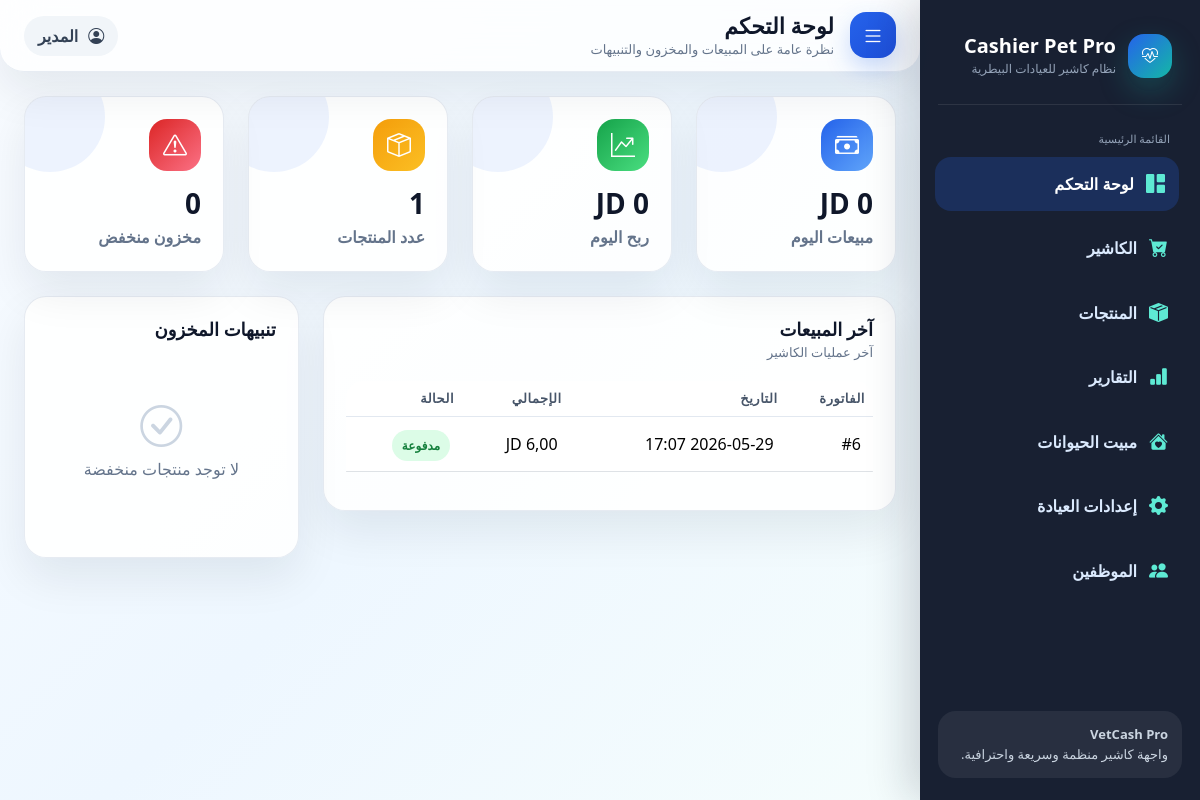
Before: /dashboard/ (signed in) with the older database file.
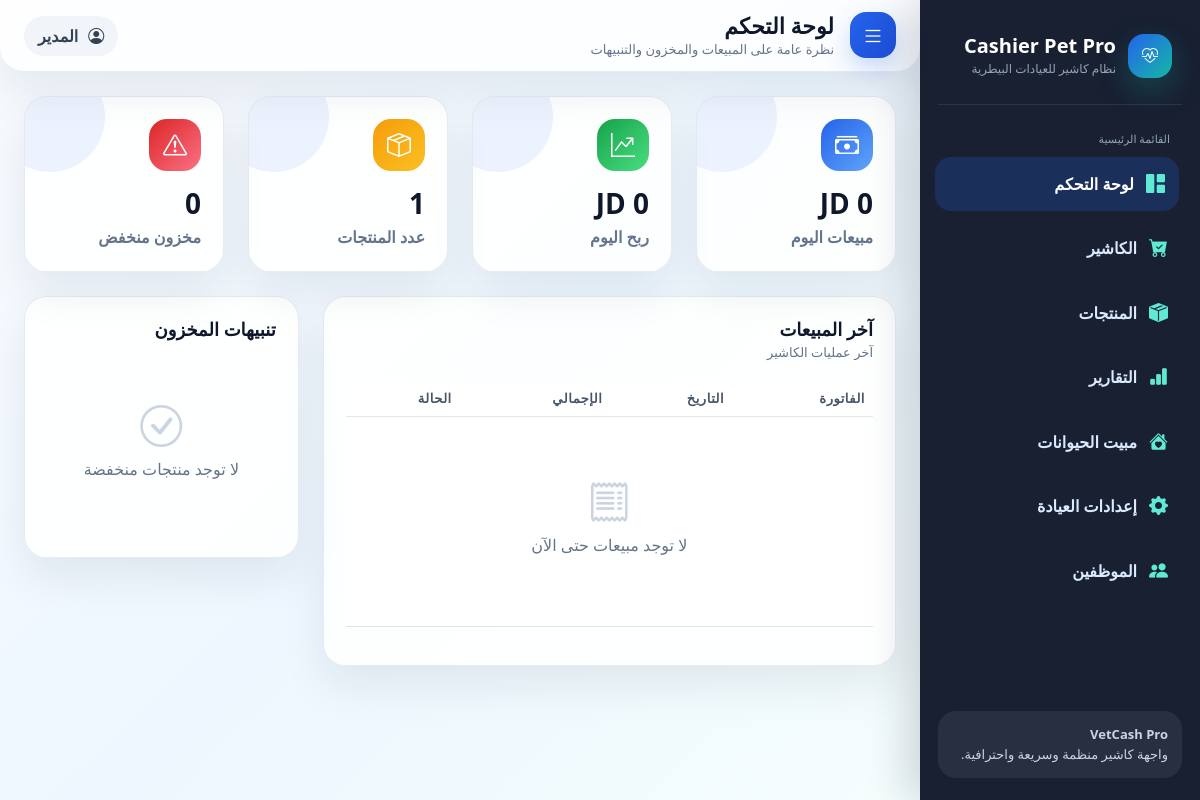
After: the same page with the newer database file.
### cashier/models.py (models this page shows, shortened)
class Sale(models.Model):
    clinic = models.ForeignKey('Clinic',on_delete=models.CASCADE, related_name='sales', null=True,blank=True)
    created_at = models.DateTimeField('تاريخ البيع', default=timezone.now)
    subtotal = models.DecimalField('المجموع الفرعي', max_digits=10, decimal_places=2, default=0)
    discount = models.DecimalField('الخصم', max_digits=10, decimal_places=2, default=0)
    total = models.DecimalField('الإجمالي', max_digits=10, decimal_places=2, default=0)
    profit = models.DecimalField('الربح', max_digits=10, decimal_places=2, default=0)
    class Meta:
        ordering = ['-created_at']
        verbose_name = 'فاتورة'
        verbose_name_plural = 'الفواتير'

### cashier/views.py (the view)
# urls.py: path('dashboard/', views.dashboard, name='dashboard'),
@login_required
def dashboard(request):
    clinic = get_user_clinic(request.user)
    today = timezone.localdate()
    active_products = Product.objects.filter(
        clinic=clinic,
        is_active=True
    )
    today_sales = Sale.objects.filter(
        clinic=clinic,
        created_at__date=today
    )
    boarding_today_profit = (
        Boarding.objects.filter(
            clinic=clinic,
            status='checked_out',
            check_out__date=today
        ).aggregate(total=Sum('total_amount'))['total'] or Decimal('0')
    )
    inside_boarding_count = Boarding.objects.filter(
        clinic=clinic,
        status='inside'
    ).count()
    context = {
        'active_page': 'dashboard',
        'clinic': clinic,
        'today_sales_total': today_sales.aggregate(v=Sum('total'))['v'] or Decimal('0'),
        'today_profit_total': today_sales.aggregate(v=Sum('profit'))['v'] or Decimal('0'),
        'boarding_today_profit': boarding_today_profit,
        'inside_boarding_count': inside_boarding_count,
        'products_count': active_products.count(),
        'low_stock_count': active_products.filter(quantity__lte=LOW_STOCK_LIMIT).count(),
        'recent_sales': Sale.objects.filter(clinic=clinic).prefetch_related('items')[:5],
        'low_stock_products': active_products.filter(quantity__lte=LOW_STOCK_LIMIT)[:5],
    }
    return render(request, 'cashier/dashboard.html', context)

### cashier/views.py (called while the page is built, shortened)
def get_user_clinic(user):
    if hasattr(user, 'staff_profile'):
        return user.staff_profile.clinic

### cashier/templates/cashier/dashboard.html (shortened to what this page needs)
{% extends 'cashier/base.html' %}
{% block page_title %}لوحة التحكم{% endblock %}
{% block page_subtitle %}نظرة عامة على المبيعات والمخزون والتنبيهات{% endblock %}
{% block content %}
<div class="row g-4 mb-4">
  <div class="col-md-6 col-xl-3"><div class="stat-card"><div class="stat-icon bg-primary-grad"><i class="bi bi-cash-stack"></i></div><h3>{{ today_sales_total }} JD</h3><p>مبيعات اليوم</p></div></div>
  <div class="col-md-6 col-xl-3"><div class="stat-card"><div class="stat-icon bg-green-grad"><i class="bi bi-graph-up-arrow"></i></div><h3>{{ today_profit_total }} JD</h3><p>ربح اليوم</p></div></div>
  <div class="col-md-6 col-xl-3"><div class="stat-card"><div class="stat-icon bg-orange-grad"><i class="bi bi-box-seam"></i></div><h3>{{ products_count }}</h3><p>عدد المنتجات</p></div></div>
  <div class="col-md-6 col-xl-3"><div class="stat-card"><div class="stat-icon bg-red-grad"><i class="bi bi-exclamation-triangle"></i></div><h3>{{ low_stock_count }}</h3><p>مخزون منخفض</p></div></div>
</div>
<div class="row g-4">
  <div class="col-lg-8">
    <div class="panel">
      <div class="panel-header"><div><h4 class="panel-title">آخر المبيعات</h4><p class="panel-subtitle">آخر عمليات الكاشير</p></div></div>
      <div class="table-responsive">
        <table class="table">
          <thead><tr><th>الفاتورة</th><th>التاريخ</th><th>الإجمالي</th><th>الحالة</th></tr></thead>
          <tbody>
          {% for sale in recent_sales %}
            <tr><td>#{{ sale.id }}</td><td>{{ sale.created_at|date:'Y-m-d H:i' }}</td><td>{{ sale.total }} JD</td><td><span class="badge-soft soft-green">مدفوعة</span></td></tr>
          {% empty %}
            <tr><td colspan="4"><div class="empty-state"><i class="bi bi-receipt"></i><p>لا توجد مبيعات حتى الآن</p></div></td></tr>
          {% endfor %}
          </tbody>
        </table>
      </div>
    </div>
  </div>
  <div class="col-lg-4">
    <div class="panel">
      <h4 class="panel-title mb-3">تنبيهات المخزون</h4>
      {% for product in low_stock_products %}
        <div class="d-flex justify-content-between border-bottom py-3"><strong>{{ product.name }}</strong><span class="badge-soft soft-red">متبقي {{ product.quantity }}</span></div>
      {% empty %}
        <div class="empty-state"><i class="bi bi-check-circle"></i><p>لا توجد منتجات منخفضة</p></div>
      {% endfor %}
    </div>
  </div>
</div>
{% endblock %}

Changed rows visible on the page:
removed Sale: id "6", created_at "2026-05-29 17:07"
Other visible differences:
text now shown: "لا توجد مبيعات حتى الآن"
